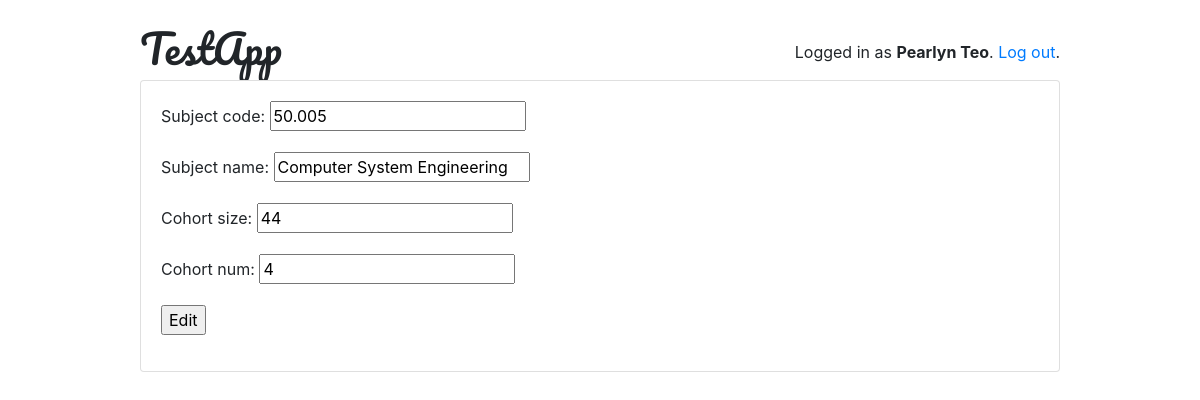
Page /professors/details/edit/1 (signed in) on the committed database.
### loginpage/models.py (models this page shows, shortened)
class User(AbstractUser):
    user_type = models.PositiveSmallIntegerField(choices=USER_TYPE_CHOICES, default=5)
    first_name = models.CharField(max_length=50)
    last_name = models.CharField(max_length=50)

class Preferences(models.Model):
    created_by = models.ForeignKey(User, on_delete=models.CASCADE, null=True, blank=True, related_name='userpref')
    first_name = models.CharField(max_length=50)
    last_name = models.CharField(max_length=50)
    user_type = models.PositiveSmallIntegerField(choices=USER_TYPE_CHOICES, default=5)
    subject_code = models.CharField(max_length=10)
    subject_name = models.CharField(max_length=50)
    cohort_size = models.PositiveSmallIntegerField()
    cohort_num = models.PositiveSmallIntegerField()

### loginpage/views/professors.py (the view, shortened to what this page needs)
# urls.py: path('details/edit/<int:pk>', professors.DetailsEditView.as_view(), name='editdetails'),
@method_decorator([login_required, professor_required], name='dispatch')
class DetailsEditView(UpdateView):
    model = Preferences
    template_name = 'coursedetails/editdetails.html'
    fields = ['subject_code', 'subject_name', 'cohort_size', 'cohort_num']
    def get_queryset(self):
        return Preferences.objects.filter(created_by=self.request.user)

### templates/coursedetails/editdetails.html (shortened to what this page needs)
{% extends 'base.html' %}
{% block content %}
	<form method="POST">
		<div class="form-group">
			{{ form.as_p}}
			<input type='submit' value='Edit' />
		</div>
	</form>
{% endblock %}

### templates/base.html (shortened to what this page needs)
{% load static %}<!doctype html>
<html lang="en">
  <head>
    <link rel="stylesheet" href="https://maxcdn.bootstrapcdn.com/bootstrap/4.0.0/css/bootstrap.min.css">
    <link rel="stylesheet" type="text/css" href="{% static 'vendor/fontello-2f186091/css/fontello.css' %}">
    <link rel="stylesheet" type="text/css" href="{% static 'css/app.css' %}">
  </head>
  <body>
    <div class="container my-4">
      <div class="row justify-content-center">
        <div class="col-md-10 col-sm-12">
          <div class="row">
            <div class="col-6">
              <h1 class="logo">
                <a href="{% url 'home' %}">
                  TestApp
                </a>
              </h1>
            </div>
            <div class="col-6 text-right">
              {% if user.is_authenticated %}
                <p class="pt-3">Logged in as <strong>{{ user.first_name }} {{ user.last_name }}</strong>. <a href="{% url 'logout' %}">Log out</a>.</p>
              {% else %}
                <a href="{% url 'login' %}" class="btn btn-light" role="button">Log in</a>
                <a href="{% url 'signup' %}" class="btn btn-primary" role="button">Sign up</a>
              {% endif %}
            </div>
          </div>
          <div class="card mb-3">
            <div class="card-body">
              {% block content %}
              {% endblock %}
            </div>
          </div>
        </div>
      </div>
    </div>
  </body>
</html>

### static/css/app.css (style rules this page uses)
.logo a { color: #212529; text-decoration: none; font-family: 'Pacifico', cursive; line-height: 1.2 }
.logo { font-family: 'Pacifico', cursive; }

### rows in the picture
User: first_name "Pearlyn", last_name "Teo"
Preferences: subject_code "50.005", subject_name "Computer System Engineering", cohort_size "44", cohort_num "4"
